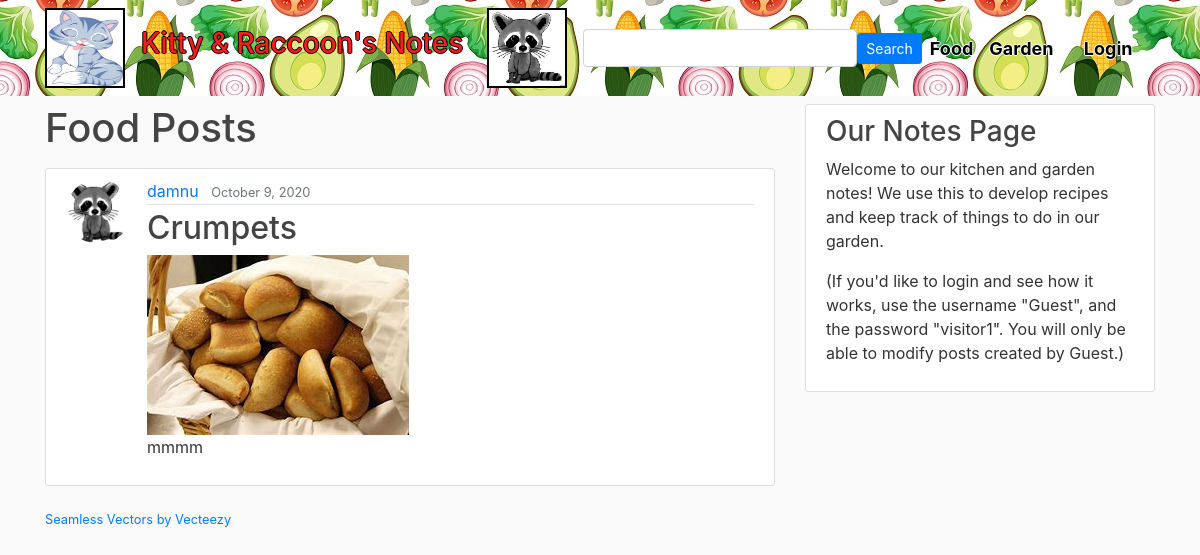
/krnotes/food/, run on the app's committed database.
### krnotes/models.py (models this page shows, shortened)
class Post(models.Model):
    title = models.CharField(max_length=100)
    image = models.ImageField(blank=True, upload_to='users/uploads')
    content = models.TextField()
    date_posted = models.DateTimeField(default=timezone.now)
    garden = models.BooleanField(default=False)
    food = models.BooleanField(default=False)
    author = models.ForeignKey(User, on_delete=models.CASCADE)

### users/models.py (models this page shows, shortened)
class Profile(models.Model):
    user = models.OneToOneField(User, on_delete=models.CASCADE)
    image = models.ImageField(default='users/profile_pics/default.jpg', upload_to='users/profile_pics')

### krnotes/views.py (the view)
# urls.py: path('food/', FoodPostListView.as_view(), name='krnotes-food'),
class FoodPostListView(ListView):
    model = Post
    template_name = 'krnotes/food_posts.html'
    context_object_name = 'posts'
    paginate_by = 8
    def get_queryset(self):
        return Post.objects.filter(food=True).order_by('-date_posted')

### krnotes/templates/krnotes/food_posts.html (shortened to what this page needs)
{% extends "krnotes/base.html" %}
{% block content %}
    <h1 class="mb-3">Food Posts</h1>
    {% for post in posts %}
        <article class="media content-section">
            <img class="rounded-circle article-img" src="{{ post.author.profile.image.url }}"></img>
            <div class="media-body">
            <div class="article-metadata">
                <a class="mr-2" href="{% url 'user-posts' post.author.username %}">{{ post.author }}</a>
                <small class="text-muted">{{ post.date_posted|date:"F j, Y" }}</small>
            </div>
            <h2><a class="article-title" href="{% url 'post-detail' post.id %}">{{ post.title }}</a></h2>
            {% if post.image %}
                <img src="{{ post.image.url }}" alt="" />
            {% endif %}
            <p class="article-content">{{ post.content }}</p>
            </div>
        </article>
    {% endfor %}
{% endblock content %}

### krnotes/static/krnotes/main.css (style rules this page uses)
body { background: #fafafa; color: #333333; margin-top: 5rem; }
h1, h2, h3, h4, h5, h6 { color: #444444; }
.content-section { background: #ffffff; padding: 10px 20px; border: 1px solid #dddddd; border-radius: 3px; margin-bottom: 20px; }
.article-title { color: #444444; }
.article-content { white-space: pre-line; }
.article-img { height: 65px; width: 65px; margin-right: 16px; }
.article-metadata { padding-bottom: 1px; margin-bottom: 4px; border-bottom: 1px solid #e3e3e3 }

### data on the page
Post: author.profile.image (picture), author "damnu", date_posted "October 9, 2020", title "Crumpets", image (picture), content "mmmm"
